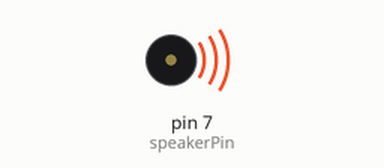
This sketch was run on a simulated Arduino Uno, built with avr-gcc and run on an emulated ATmega328P. Shown: buzzer (waves = sounding, pin HIGH).

Above: at 0.02 s.
Timing chart, 0 to 3.0 s (numbered marks = the images above):
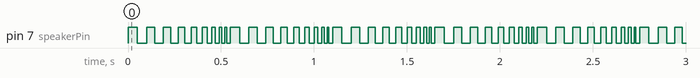

The sketch:

031418_notes2_song.ino
```cpp
int speakerPin = 7;

void setup() {
  pinMode(speakerPin, OUTPUT);
}

void loop() {
  //  for (int i = 10000; i > 100; i -= 10) {
  //    digitalWrite(speakerPin, HIGH);
  //    delayMicroseconds(i);
  //
  //    for (int i = 1000; i > 100; i -= 10) {
  //      digitalWrite(speakerPin, HIGH);
  //      delayMicroseconds(3000);
  //    }
  //
  //    digitalWrite(speakerPin, LOW);
  //    delayMicroseconds(i);
  //    }

  for (int i = 50; i > 1; i -= 5) {
    digitalWrite(speakerPin, HIGH);
    delay(i);
    digitalWrite(speakerPin, LOW);
    delay(i);
  }
}
```

Measured:
- by itself, pin 7 (speakerPin): alternates HIGH for 0.03 s and LOW for 0.03 s
